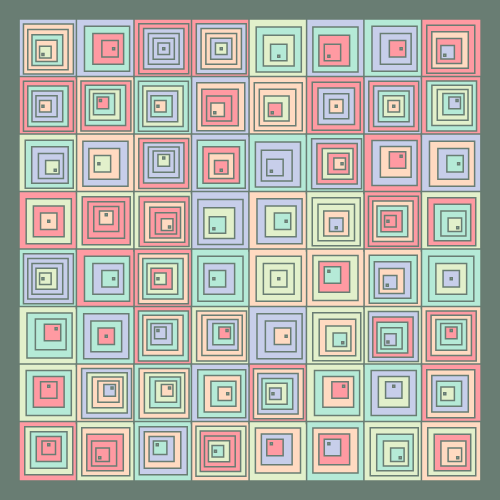
Frame 1 (no input)
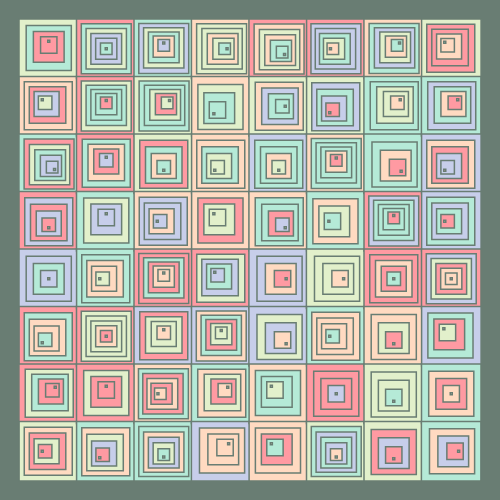
Frame 2 (the mouse pressed at the canvas centre, redrawn once)

The p5.js sketch that drew these frames (run headless with seeded random() and noise() and a simulated clock; the mouse was pressed at the canvas centre and the sketch redrawn once):

// p5.js sketch
// ── sketch.js
// Day 5 of my generative art challenge
// Followed third concept of this tutorial:
// https://levelup.gitconnected.com/generative-art-3-fundamental-concepts-to-get-you-started-44205dae167b

const CANVAS_SIZE = 500;
const step = 30;
const finalSize = 2;
let startSteps;
const offset = 20;
const numTiles = 8;
const tileStep = (CANVAS_SIZE - offset * 2) / numTiles;
const startSize = tileStep;
const directions = [-0.5, 0, 0.5];
const TONES = ['#B5EAD7', '#FFDAC1', '#E2F0CB', '#FF9AA2', '#C7CEEA'];

function setup() {
  createCanvas(CANVAS_SIZE, CANVAS_SIZE);
  background('#697d73');
  stroke('#697d73');
  noLoop();
  strokeWeight(1.5);
}

drawSquare = (x, y, width, xDirection, yDirection, steps) => {
  fill(TONES[Math.floor(random(TONES.length))]);
  rect(x, y, width, width);

  if (steps >= 0) {
    const newSize = (startSize) * (steps / startSteps) + finalSize;
    let newX = x + (width - newSize) / 2;
    let newY = y + (width - newSize) / 2;
    newX = newX - ((x - newX) / (steps + 1)) * xDirection;
    newY = newY - ((y - newY) / (steps + 1)) * yDirection;
    drawSquare(newX, newY, newSize, xDirection, yDirection, steps - 1);
  }
};

function draw() {
  for (let x = offset; x < CANVAS_SIZE - offset; x += tileStep) {
    for (let y = offset; y < CANVAS_SIZE - offset; y += tileStep) {
      startSteps = 3 + Math.ceil(random(3));
      const xDirection = directions[Math.floor(random(directions.length))];
      const yDirection = directions[Math.floor(random(directions.length))];
      drawSquare(x, y, startSize, xDirection, yDirection, startSteps);
    }
  }
}
